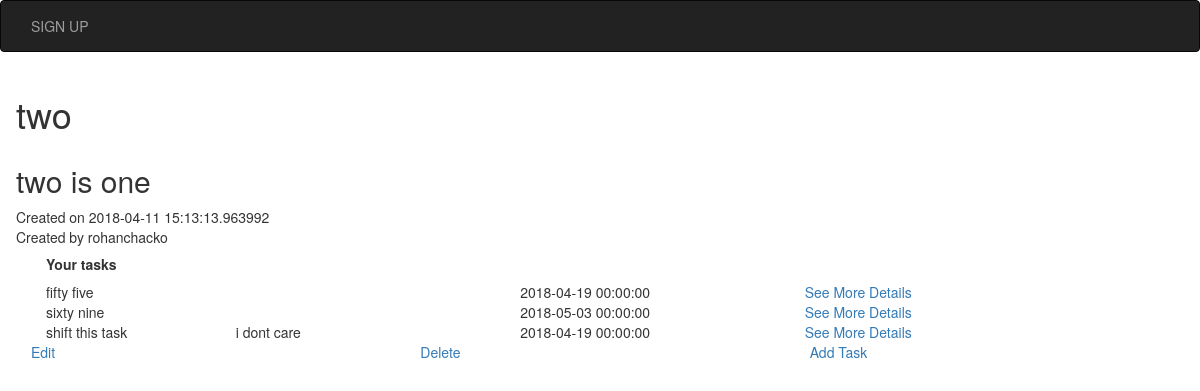
The page /olivia/list/9 (signed in) on the database its author committed.
### models.py (models this page shows, shortened)
class List(db.Model):
    id = db.Column('list_id', db.Integer, primary_key=True, autoincrement=True)
    create_time = db.Column('create_time', db.DateTime, default=datetime.utcnow)
    user_id = db.Column('user_id', db.Integer, db.ForeignKey('user', ondelete='CASCADE'), nullable=False)
    name = db.Column('name', db.String(100), nullable=False)
    description = db.Column('description', db.String(200))
    tasks = db.relationship(
            'Task',
            backref= db.backref('list', lazy='joined'),
            cascade="all, delete-orphan",
            passive_deletes=True
        )

class User(UserMixin, db.Model):
    id = db.Column('user_id', db.Integer, primary_key=True, autoincrement=True)
    username = db.Column('username', db.String(64), unique=True, nullable=False)
    name = db.Column('name', db.String(120), unique=False, nullable=False)
    dob = db.Column('date_of_birth', db.DateTime, nullable=False)
    email = db.Column('email', db.String(64), nullable=False, unique=True)
    registration_time = db.Column('registration_time',db.DateTime, default=datetime.utcnow)
    password_hash = db.Column('password_hash',db.String(80), nullable=False)
    remember_me = db.Column('remember_me', db.Boolean, unique=False, default=False)
    profile_picture_filename = db.Column('profile_picture_filename', db.String(64))
    profile_picture_url = db.Column('profile_picture_url', db.String(64))
    followed = db.relationship(
    'User', secondary=followers,
    primaryjoin=(followers.c.follower_id == id),
    secondaryjoin=(followers.c.followed_id == id),
    backref=db.backref('followers', lazy='dynamic'), lazy='dynamic')
    tasks = db.relationship(
        'Task',
        backref=db.backref('user', lazy='joined'),
        cascade="all, delete-orphan",
        passive_deletes=True
    )
    lists = db.relationship(
        'List',
        backref=db.backref('user', lazy='joined'),
        cascade="all, delete-orphan",
        passive_deletes=True
    )

class Task(db.Model):
    __tablename__ = 'task-table'
    id = db.Column('task_id', db.Integer, primary_key=True, autoincrement=True)
    create_time = db.Column('create_time', db.DateTime,
                            default=datetime.utcnow)
    start_time = db.Column('start_time', db.DateTime)
    end_time = db.Column('end_time', db.DateTime)
    deadline = db.Column('deadline', db.DateTime, nullable=False)
    user_id = db.Column('user_id', db.Integer, db.ForeignKey(
        'user', ondelete='CASCADE'), nullable=False)
    name = db.Column('name', db.String(100), nullable=False)
    description = db.Column('description', db.String(200))
    status = db.Column('status', db.Enum(
        *['Pending', 'Ongoing', 'Completed']), nullable=False, default='Pending')
    priority = db.Column('priority', db.Boolean, nullable=False, default=False)
    incentive = db.Column('incentive', db.String(200))
    consequences = db.Column('consequences', db.String(200))
    list_id = db.Column('list_id', db.Integer, db.ForeignKey('list.list_id', ondelete='CASCADE'), nullable=False)
    dependent = db.relationship(
    'Task', secondary=dependent_tasks,
    primaryjoin=(dependent_tasks.c.task_id == id),
    secondaryjoin=(dependent_tasks.c.dependent_id == id),
    backref=db.backref('dependent_tasks', lazy='dynamic'), lazy='dynamic')

### api/lists.py (the view)
@list_blueprint.route('/<user_name>/list/<list_id>',methods=['POST','GET'])
@login_required
def show_list(user_name,list_id):
    userid=User.query.filter(User.username==user_name).first().id
    current_list = List.query.get(list_id)
    tasks=Task.query.filter(Task.list_id==list_id)
    return render_template('show_list.html',user=current_user,list=List.query.get(list_id), list_id=list_id,tasks=tasks)

### app.py (called while the page is built)
@login_manager.user_loader
def load_user(user_id):
    return User.query.get(int(user_id))

### models.py (called while the page is built)
@event.listens_for(engine.Engine, 'connect')
def __set_sqlite_pragma(db_conn, conn_record):
    cursor = db_conn.cursor()
    cursor.execute('PRAGMA foreign_keys=ON;')
    cursor.close()

### templates/show_list.html
{% extends 'base.html' %}
{% block content %}
<div class="row"><h1>{{list.name}}</h1></div>
<div class="row"><h2>{{list.description}}</h2></div>
<div class="row">Created on {{list.create_time}}</div>
<div class="row">Created by {{user.username}}</div>
<div>
    <div class="container-fluid"><h5><b>Your tasks</b></h5></div>
    <div class="container-fluid">
        {% if tasks %}
        {% for task in tasks %}
        <div class="row">
            <div class="col-sm-2">{{task.name}}</div>
            <div class="col-sm-3">{{task.description}}</div>
            <div class="col-sm-3">{{task.deadline}}</div>
            <div class="col-sm-4"><a href="/{{user.username}}/list/{{list.id}}/task/{{task.id}}">See More Details</a></div>
        </div>
    {% endfor %}
    {% endif %}
    </div>
</div>
<div class="row">
	<div class="col-sm-4"><a href="/{{user.username}}/list/{{list.id}}/list_update">Edit</a></div>
	<div class="col-sm-4"><a href="/{{user.username}}/list/{{list.id}}/delete">Delete</a></div>
	<div class="col-sm-4"><a href="/{{user.username}}/list/{{list.id}}/newtask">Add Task</a></div>
</div>
{% endblock %}

### rows shown on the page
List: name "two", description "two is one", create_time "2018-04-11 15:13:13.963992"
User: username "rohanchacko"
Task: name "fifty five", deadline "2018-04-19 00:00:00"
Task: name "sixty nine", deadline "2018-05-03 00:00:00"
Task: name "shift this task", description "i dont care", deadline "2018-04-19 00:00:00"
